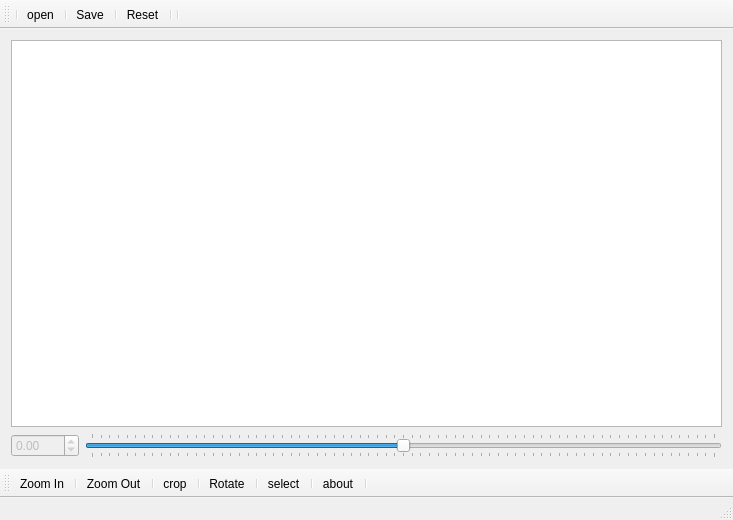
<?xml version="1.0" encoding="UTF-8"?>
<ui version="4.0">
 <class>ImageViewer</class>
 <widget class="QMainWindow" name="ImageViewer">
  <property name="geometry">
   <rect>
    <x>0</x>
    <y>0</y>
    <width>733</width>
    <height>520</height>
   </rect>
  </property>
  <property name="windowTitle">
   <string>ImageViewer</string>
  </property>
  <widget class="QWidget" name="centralWidget">
   <layout class="QVBoxLayout" name="verticalLayout">
    <item>
     <widget class="QGraphicsViewn" name="graphicsView">
      <property name="enabled">
       <bool>true</bool>
      </property>
     </widget>
    </item>
    <item>
     <layout class="QHBoxLayout" name="horizontalLayout">
      <item>
       <widget class="QDoubleSpinBox" name="angleSpinBox">
        <property name="enabled">
         <bool>false</bool>
        </property>
        <property name="minimum">
         <double>-180.000000000000000</double>
        </property>
        <property name="maximum">
         <double>180.000000000000000</double>
        </property>
       </widget>
      </item>
      <item>
       <widget class="QSlider" name="rotateSlider">
        <property name="cursor">
         <cursorShape>PointingHandCursor</cursorShape>
        </property>
        <property name="layoutDirection">
         <enum>Qt::LeftToRight</enum>
        </property>
        <property name="autoFillBackground">
         <bool>false</bool>
        </property>
        <property name="minimum">
         <number>-180</number>
        </property>
        <property name="maximum">
         <number>180</number>
        </property>
        <property name="tracking">
         <bool>true</bool>
        </property>
        <property name="orientation">
         <enum>Qt::Horizontal</enum>
        </property>
        <property name="invertedAppearance">
         <bool>false</bool>
        </property>
        <property name="invertedControls">
         <bool>false</bool>
        </property>
        <property name="tickPosition">
         <enum>QSlider::TicksBothSides</enum>
        </property>
        <property name="tickInterval">
         <number>5</number>
        </property>
       </widget>
      </item>
     </layout>
    </item>
   </layout>
  </widget>
  <widget class="QStatusBar" name="statusBar"/>
  <widget class="QToolBar" name="toolBar">
   <property name="windowTitle">
    <string>toolBar</string>
   </property>
   <property name="toolButtonStyle">
    <enum>Qt::ToolButtonTextUnderIcon</enum>
   </property>
   <attribute name="toolBarArea">
    <enum>TopToolBarArea</enum>
   </attribute>
   <attribute name="toolBarBreak">
    <bool>false</bool>
   </attribute>
   <addaction name="separator"/>
   <addaction name="actionopen"/>
   <addaction name="separator"/>
   <addaction name="actionsave"/>
   <addaction name="separator"/>
   <addaction name="actionReset"/>
   <addaction name="separator"/>
   <addaction name="separator"/>
  </widget>
  <widget class="QToolBar" name="Edit_Toolbar">
   <property name="windowTitle">
    <string>toolBar_2</string>
   </property>
   <property name="styleSheet">
    <string notr="true"/>
   </property>
   <property name="toolButtonStyle">
    <enum>Qt::ToolButtonTextUnderIcon</enum>
   </property>
   <attribute name="toolBarArea">
    <enum>BottomToolBarArea</enum>
   </attribute>
   <attribute name="toolBarBreak">
    <bool>false</bool>
   </attribute>
   <addaction name="actionZoom_In"/>
   <addaction name="separator"/>
   <addaction name="actionZoom_Out"/>
   <addaction name="separator"/>
   <addaction name="actioncrop"/>
   <addaction name="separator"/>
   <addaction name="actionrotate"/>
   <addaction name="separator"/>
   <addaction name="actionselect"/>
   <addaction name="separator"/>
   <addaction name="actionabout"/>
   <addaction name="separator"/>
  </widget>
  <action name="actionsave">
   <property name="icon">
    <iconset resource="res/images.qrc">
     <normaloff>:/save.png</normaloff>:/save.png</iconset>
   </property>
   <property name="text">
    <string>Save</string>
   </property>
   <property name="toolTip">
    <string>save</string>
   </property>
   <property name="shortcut">
    <string>Ctrl+S</string>
   </property>
  </action>
  <action name="actionReset">
   <property name="icon">
    <iconset resource="res/images.qrc">
     <normaloff>:/reset.png</normaloff>:/reset.png</iconset>
   </property>
   <property name="text">
    <string>Reset</string>
   </property>
   <property name="toolTip">
    <string>Reset Image</string>
   </property>
   <property name="shortcut">
    <string>Ctrl+Shift+R</string>
   </property>
  </action>
  <action name="actionZoom_In">
   <property name="icon">
    <iconset resource="res/images.qrc">
     <normaloff>:/zoomIn.png</normaloff>:/zoomIn.png</iconset>
   </property>
   <property name="text">
    <string>Zoom In</string>
   </property>
   <property name="toolTip">
    <string>Zoom In</string>
   </property>
   <property name="shortcut">
    <string>Ctrl+Shift+=</string>
   </property>
  </action>
  <action name="actionZoom_Out">
   <property name="icon">
    <iconset resource="res/images.qrc">
     <normaloff>:/zoomOut.png</normaloff>:/zoomOut.png</iconset>
   </property>
   <property name="text">
    <string>Zoom Out</string>
   </property>
   <property name="toolTip">
    <string>Zoom Out</string>
   </property>
   <property name="shortcut">
    <string>Ctrl+Shift+-</string>
   </property>
  </action>
  <action name="actioncrop">
   <property name="icon">
    <iconset resource="res/images.qrc">
     <normaloff>:/crop.png</normaloff>:/crop.png</iconset>
   </property>
   <property name="text">
    <string>crop</string>
   </property>
   <property name="toolTip">
    <string>crop</string>
   </property>
   <property name="shortcut">
    <string>Ctrl+Shift+C</string>
   </property>
  </action>
  <action name="actionopen">
   <property name="icon">
    <iconset resource="res/images.qrc">
     <normaloff>:/open.png</normaloff>:/open.png</iconset>
   </property>
   <property name="text">
    <string>open</string>
   </property>
   <property name="toolTip">
    <string>open</string>
   </property>
   <property name="shortcut">
    <string>Ctrl+O</string>
   </property>
  </action>
  <action name="actionselect">
   <property name="icon">
    <iconset resource="res/images.qrc">
     <normaloff>:/select.png</normaloff>:/select.png</iconset>
   </property>
   <property name="text">
    <string>select</string>
   </property>
   <property name="toolTip">
    <string>select</string>
   </property>
   <property name="shortcut">
    <string>Ctrl+S</string>
   </property>
  </action>
  <action name="actionabout">
   <property name="icon">
    <iconset resource="res/images.qrc">
     <normaloff>:/about.png</normaloff>:/about.png</iconset>
   </property>
   <property name="text">
    <string>about</string>
   </property>
   <property name="toolTip">
    <string>About</string>
   </property>
   <property name="shortcut">
    <string>Ctrl+A</string>
   </property>
  </action>
  <action name="actionrotate">
   <property name="icon">
    <iconset resource="res/images.qrc">
     <normaloff>:/rotate.png</normaloff>:/rotate.png</iconset>
   </property>
   <property name="text">
    <string>Rotate</string>
   </property>
   <property name="toolTip">
    <string>rotate</string>
   </property>
   <property name="shortcut">
    <string>Ctrl+R</string>
   </property>
   <property name="iconVisibleInMenu">
    <bool>false</bool>
   </property>
  </action>
 </widget>
 <layoutdefault spacing="6" margin="11"/>
 <customwidgets>
  <customwidget>
   <class>QGraphicsViewn</class>
   <extends>QGraphicsView</extends>
   <header location="global">qgraphicsviewn.h</header>
  </customwidget>
 </customwidgets>
 <resources>
  <include location="res/images.qrc"/>
 </resources>
 <connections/>
</ui>
